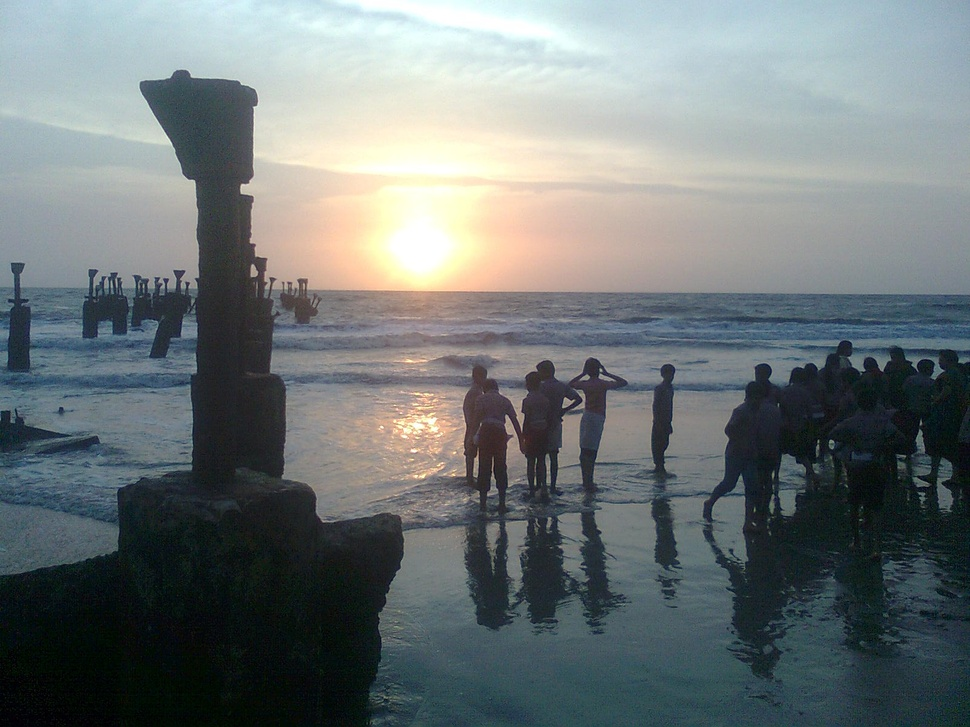
#> input picture Assignment1/1.jpg, 970 x 727 px, shrunk from 1600 x 1200 before the run
$ python q2.py   (older library calls are emulated)
#> lines starting #> are read from the running program, lines starting #| are printed output that depends on the picture
import cv2
import scipy.misc
import numpy as np
import matplotlib.pyplot as plt
from scipy import signal
image = cv2.imread('1.jpg')
#> image is the input picture: shape (727, 970, 3); mean B, G, R 120.3, 119.4, 111.8
plt.imshow(image)
plt.axis('off')
plt.title("Original")
#normalizing channels and typecasting to integer8
image5 = np.uint8(np.power(image/255.0,5)*255)
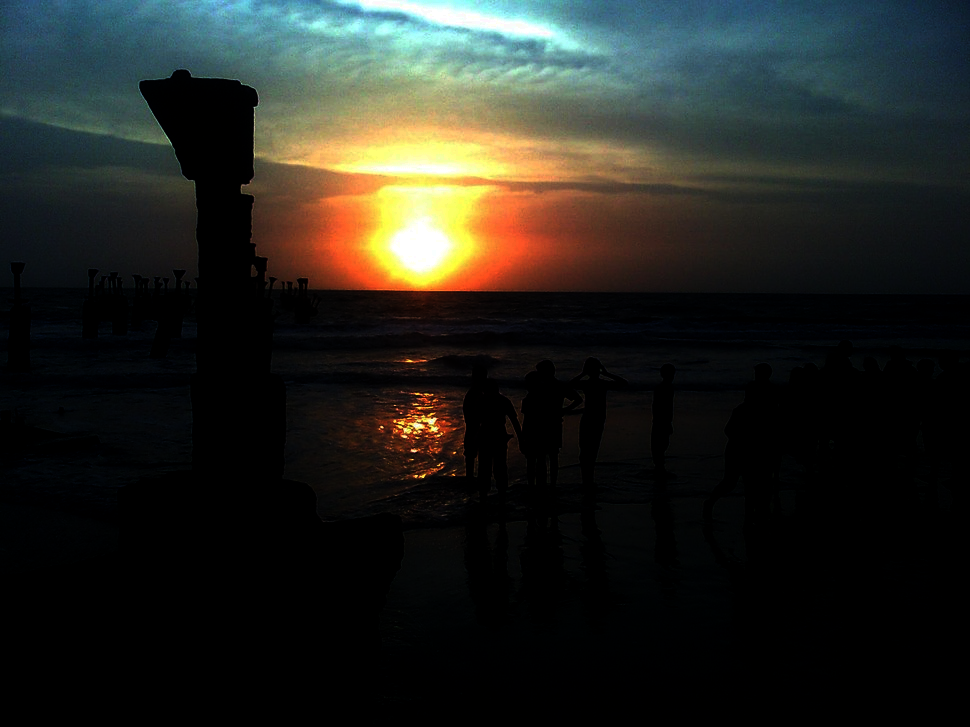
#> image5: shape (727, 970, 3); mean B, G, R 32.2, 37.2, 35.9
image02= np.uint8(np.power(image/255.0,0.2)*255)
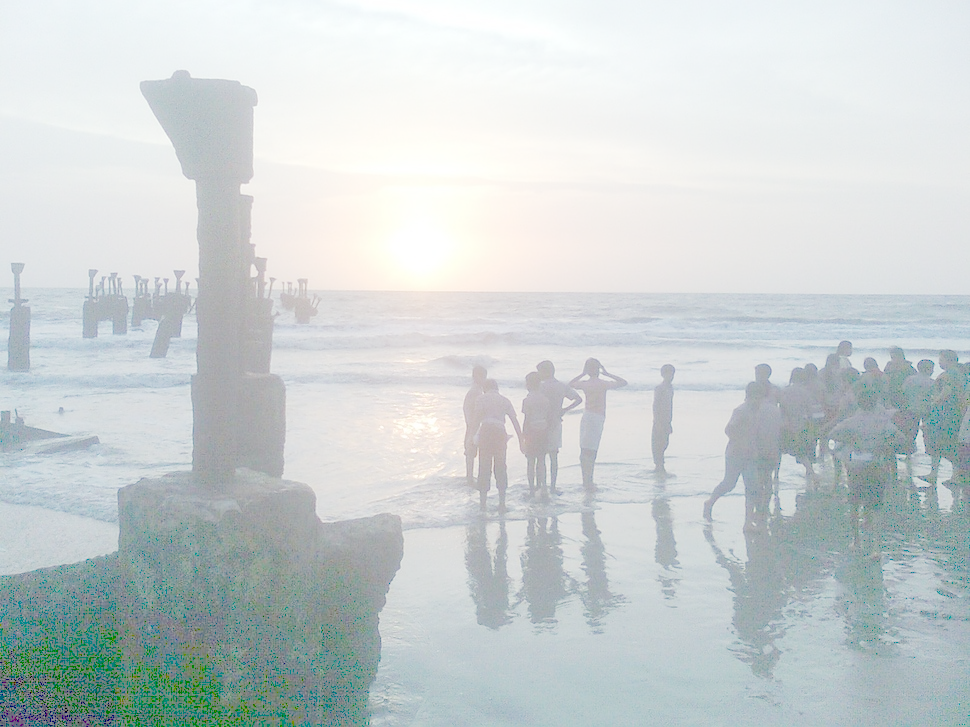
#> image02: shape (727, 970, 3); mean B, G, R 209.5, 209, 201.5
plt.imshow(image5)
plt.axis('off')
plt.title("Gamma 5")
plt.savefig("Gamma_5.jpg",bbox_inches='tight')
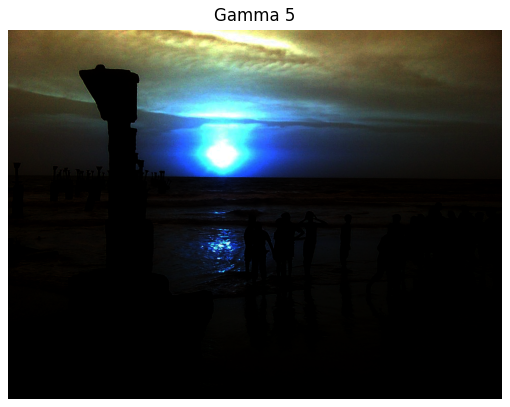
#> figure drawn by matplotlib, 1 panel; B, G, R data is drawn as R, G, B
fig = plt.figure()
plt.imshow(image02)
plt.axis('off')
plt.title("Gamma 0.2")
plt.savefig("Gamma_02.jpg",bbox_inches='tight')
plt.show()

$ run again, with Assignment1/2.JPG copied over Assignment1/1.jpg
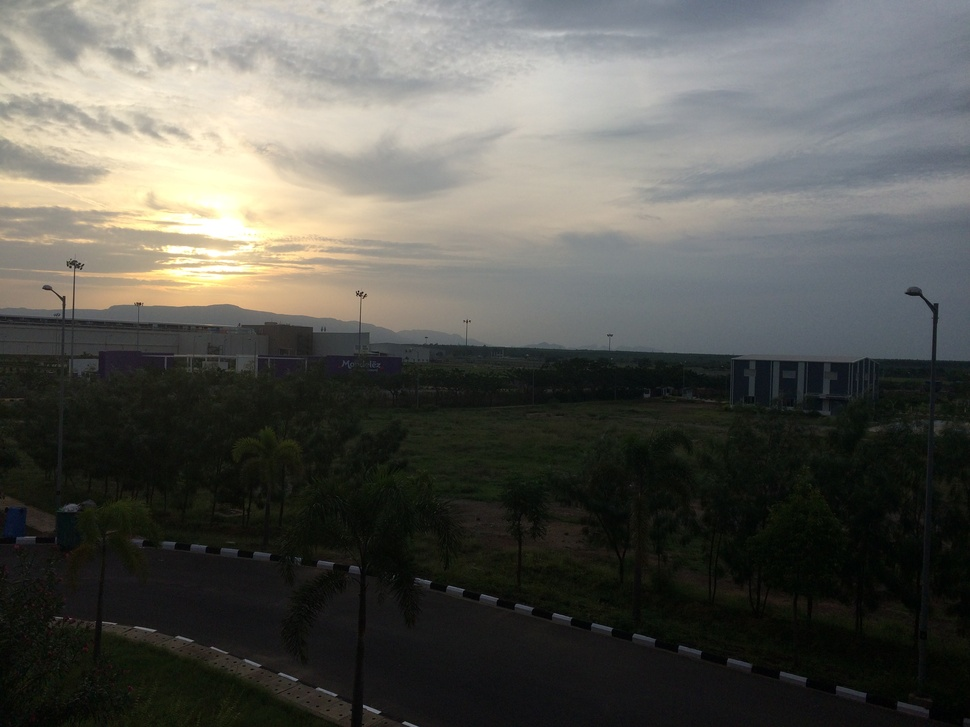
#> input picture Assignment1/2.JPG, 970 x 727 px, shrunk from 3264 x 2448 before the run
#> image is the input picture: shape (727, 970, 3); mean B, G, R 82.4, 87.9, 87.9
#> `image02= np.uint8(np.power(image/255.0,0.2)*255)`:
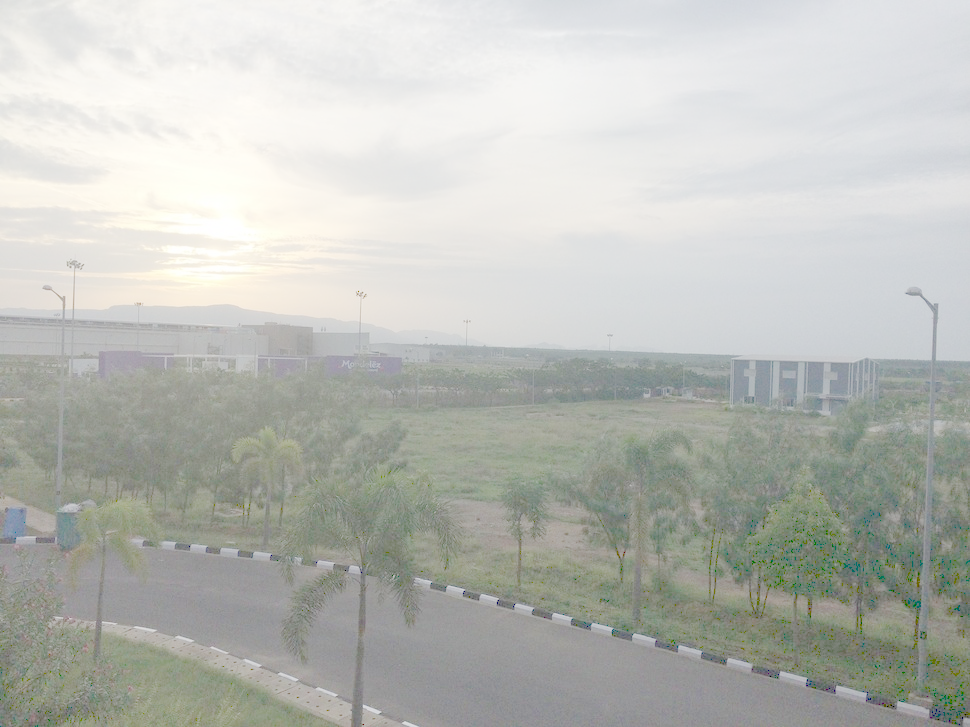
#> image02: shape (727, 970, 3); mean B, G, R 184, 189.4, 187.3
#> `plt.savefig("Gamma_5.jpg",bbox_inches='tight')`:
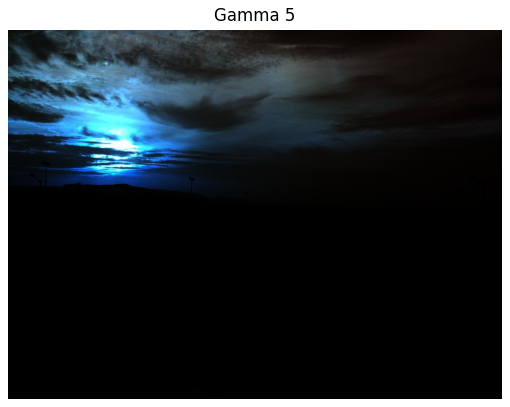
#> figure drawn by matplotlib, 1 panel; B, G, R data is drawn as R, G, B

$ run again, with Assignment1/3.JPG copied over Assignment1/1.jpg
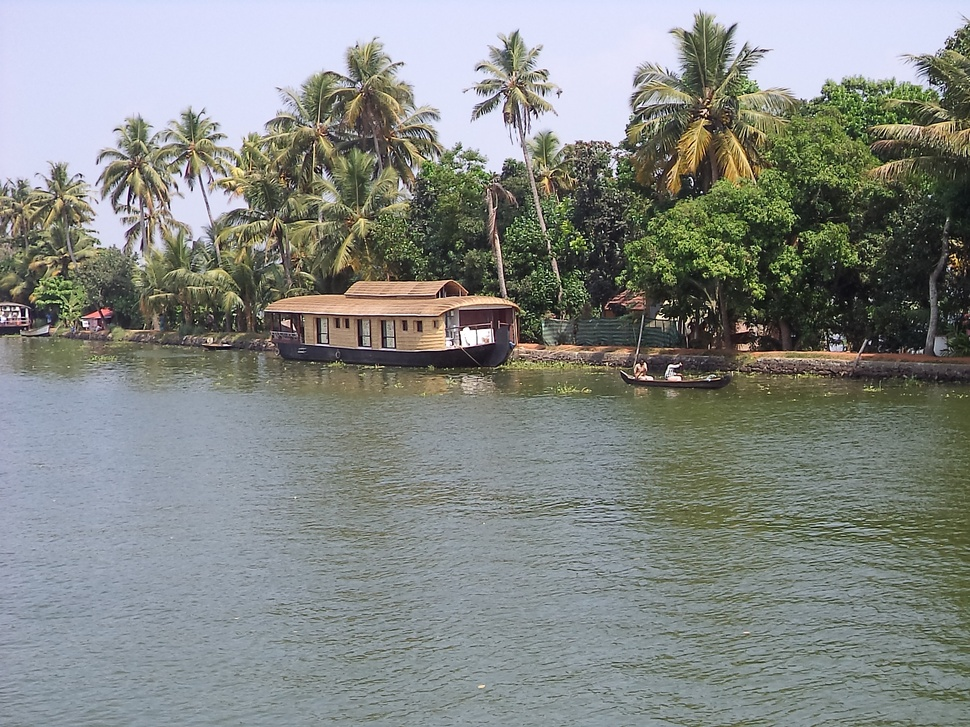
#> input picture Assignment1/3.JPG, 970 x 727 px, shrunk from 2304 x 1728 before the run
#> image is the input picture: shape (727, 970, 3); mean B, G, R 132.6, 136.5, 132.1
#> `image02= np.uint8(np.power(image/255.0,0.2)*255)`:
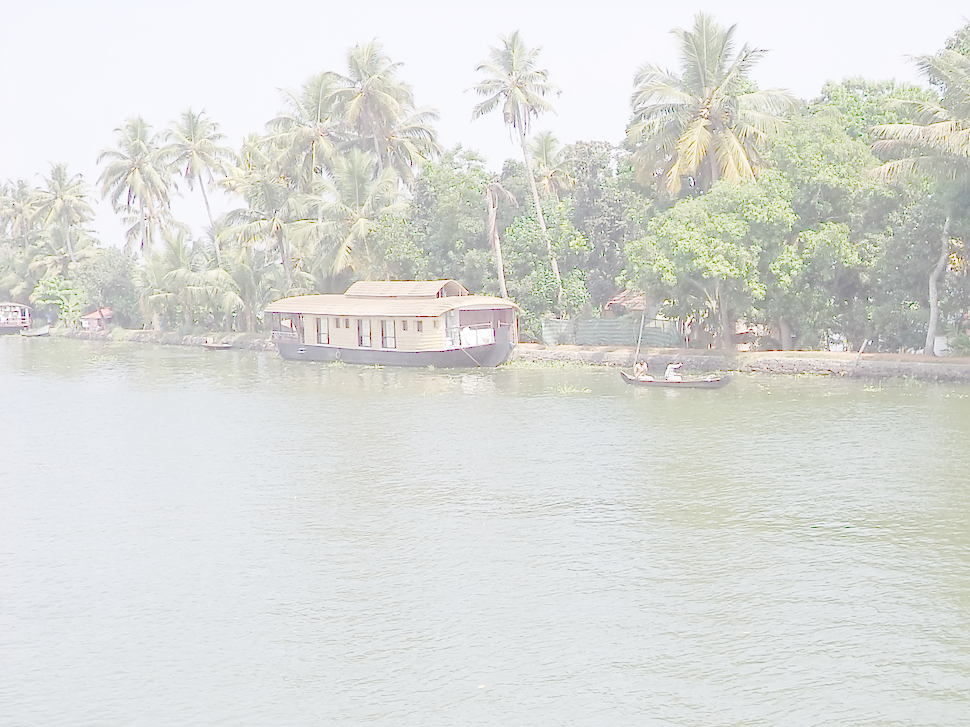
#> image02: shape (727, 970, 3); mean B, G, R 216.9, 220.7, 219.1
#> `plt.savefig("Gamma_5.jpg",bbox_inches='tight')`:
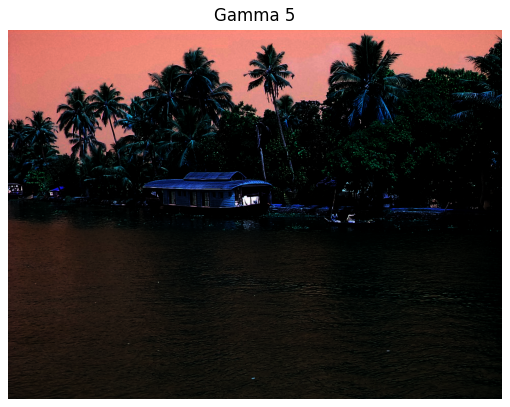
#> figure drawn by matplotlib, 1 panel; B, G, R data is drawn as R, G, B
